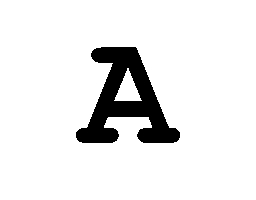
#> input picture letters/A.jpg, 256 x 200 px
$ jupyter execute --allow-errors bliss-grading-evaluations.ipynb   (shell and % lines are left out)
#> lines starting #> are read from the running program, lines starting #| are printed output that depends on the picture
[cell 1]
import pulse2percept as p2p
import matplotlib.pyplot as plt
import matplotlib.pyplot as plt
import numpy as np
import math
from pulse2percept.viz import plot_implant_on_axon_map
from pulse2percept.implants import ArgusII, AlphaAMS
from pulse2percept.models import AxonMapModel
from prima import Prima

#> (a cell that did not finish here is left out)

[cell 3]
import skimage.io as sio
import skimage.transform as sit
invert = True
datafile = 'letters/A.jpg'
img_in = sio.imread(datafile, as_gray=True)
#> img_in is the input picture: shape (200, 256); min 0, max 255, mean 232.2
img_in = img_in[50:150, 40:200]
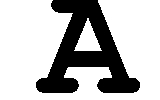
#> img_in: shape (100, 160); min 0, max 255, mean 183.8

#> (the rest of this cell did not finish here and is left out)
